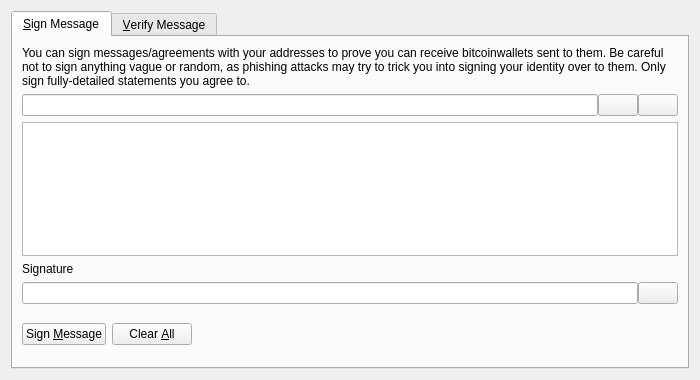
<?xml version="1.0" encoding="UTF-8"?>
<ui version="4.0">
 <class>SignVerifyMessageDialog</class>
 <widget class="QDialog" name="SignVerifyMessageDialog">
  <property name="geometry">
   <rect>
    <x>0</x>
    <y>0</y>
    <width>700</width>
    <height>380</height>
   </rect>
  </property>
  <property name="windowTitle">
   <string>Signatures - Sign / Verify a Message</string>
  </property>
  <property name="modal">
   <bool>true</bool>
  </property>
  <layout class="QVBoxLayout" name="verticalLayout">
   <item>
    <widget class="QTabWidget" name="tabWidget">
     <property name="currentIndex">
      <number>0</number>
     </property>
     <widget class="QWidget" name="tabSignMessage">
      <attribute name="title">
       <string>&amp;Sign Message</string>
      </attribute>
      <layout class="QVBoxLayout" name="verticalLayout_SM">
       <item>
        <widget class="QLabel" name="infoLabel_SM">
         <property name="text">
          <string>You can sign messages/agreements with your addresses to prove you can receive bitcoinwallets sent to them. Be careful not to sign anything vague or random, as phishing attacks may try to trick you into signing your identity over to them. Only sign fully-detailed statements you agree to.</string>
         </property>
         <property name="textFormat">
          <enum>Qt::PlainText</enum>
         </property>
         <property name="wordWrap">
          <bool>true</bool>
         </property>
        </widget>
       </item>
       <item>
        <layout class="QHBoxLayout" name="horizontalLayout_1_SM">
         <property name="spacing">
          <number>0</number>
         </property>
         <item>
          <widget class="QValidatedLineEdit" name="addressIn_SM">
           <property name="toolTip">
            <string>The Bitcoinwallet address to sign the message with</string>
           </property>
          </widget>
         </item>
         <item>
          <widget class="QPushButton" name="addressBookButton_SM">
           <property name="toolTip">
            <string>Choose previously used address</string>
           </property>
           <property name="text">
            <string/>
           </property>
           <property name="icon">
            <iconset resource="../bitcoin.qrc">
             <normaloff>:/icons/address-book</normaloff>:/icons/address-book</iconset>
           </property>
           <property name="shortcut">
            <string>Alt+A</string>
           </property>
           <property name="autoDefault">
            <bool>false</bool>
           </property>
          </widget>
         </item>
         <item>
          <widget class="QPushButton" name="pasteButton_SM">
           <property name="toolTip">
            <string>Paste address from clipboard</string>
           </property>
           <property name="text">
            <string/>
           </property>
           <property name="icon">
            <iconset resource="../bitcoin.qrc">
             <normaloff>:/icons/editpaste</normaloff>:/icons/editpaste</iconset>
           </property>
           <property name="shortcut">
            <string>Alt+P</string>
           </property>
           <property name="autoDefault">
            <bool>false</bool>
           </property>
          </widget>
         </item>
        </layout>
       </item>
       <item>
        <widget class="QPlainTextEdit" name="messageIn_SM">
         <property name="toolTip">
          <string>Enter the message you want to sign here</string>
         </property>
        </widget>
       </item>
       <item>
        <widget class="QLabel" name="signatureLabel_SM">
         <property name="text">
          <string>Signature</string>
         </property>
         <property name="textFormat">
          <enum>Qt::PlainText</enum>
         </property>
        </widget>
       </item>
       <item>
        <layout class="QHBoxLayout" name="horizontalLayout_2_SM">
         <property name="spacing">
          <number>0</number>
         </property>
         <item>
          <widget class="QLineEdit" name="signatureOut_SM">
           <property name="font">
            <font>
             <italic>true</italic>
            </font>
           </property>
           <property name="readOnly">
            <bool>true</bool>
           </property>
          </widget>
         </item>
         <item>
          <widget class="QPushButton" name="copySignatureButton_SM">
           <property name="toolTip">
            <string>Copy the current signature to the system clipboard</string>
           </property>
           <property name="text">
            <string/>
           </property>
           <property name="icon">
            <iconset resource="../bitcoin.qrc">
             <normaloff>:/icons/editcopy</normaloff>:/icons/editcopy</iconset>
           </property>
           <property name="autoDefault">
            <bool>false</bool>
           </property>
          </widget>
         </item>
        </layout>
       </item>
       <item>
        <layout class="QHBoxLayout" name="horizontalLayout_3_SM">
         <item>
          <widget class="QPushButton" name="signMessageButton_SM">
           <property name="toolTip">
            <string>Sign the message to prove you own this Bitcoinwallet address</string>
           </property>
           <property name="text">
            <string>Sign &amp;Message</string>
           </property>
           <property name="icon">
            <iconset resource="../bitcoin.qrc">
             <normaloff>:/icons/edit</normaloff>:/icons/edit</iconset>
           </property>
           <property name="autoDefault">
            <bool>false</bool>
           </property>
          </widget>
         </item>
         <item>
          <widget class="QPushButton" name="clearButton_SM">
           <property name="toolTip">
            <string>Reset all sign message fields</string>
           </property>
           <property name="text">
            <string>Clear &amp;All</string>
           </property>
           <property name="icon">
            <iconset resource="../bitcoin.qrc">
             <normaloff>:/icons/remove</normaloff>:/icons/remove</iconset>
           </property>
           <property name="autoDefault">
            <bool>false</bool>
           </property>
          </widget>
         </item>
         <item>
          <spacer name="horizontalSpacer_1_SM">
           <property name="orientation">
            <enum>Qt::Horizontal</enum>
           </property>
           <property name="sizeHint" stdset="0">
            <size>
             <width>40</width>
             <height>48</height>
            </size>
           </property>
          </spacer>
         </item>
         <item>
          <widget class="QLabel" name="statusLabel_SM">
           <property name="font">
            <font>
             <weight>75</weight>
             <bold>true</bold>
            </font>
           </property>
           <property name="text">
            <string/>
           </property>
           <property name="wordWrap">
            <bool>true</bool>
           </property>
          </widget>
         </item>
         <item>
          <spacer name="horizontalSpacer_2_SM">
           <property name="orientation">
            <enum>Qt::Horizontal</enum>
           </property>
           <property name="sizeHint" stdset="0">
            <size>
             <width>40</width>
             <height>48</height>
            </size>
           </property>
          </spacer>
         </item>
        </layout>
       </item>
      </layout>
     </widget>
     <widget class="QWidget" name="tabVerifyMessage">
      <attribute name="title">
       <string>&amp;Verify Message</string>
      </attribute>
      <layout class="QVBoxLayout" name="verticalLayout_VM">
       <item>
        <widget class="QLabel" name="infoLabel_VM">
         <property name="text">
          <string>Enter the receiver's address, message (ensure you copy line breaks, spaces, tabs, etc. exactly) and signature below to verify the message. Be careful not to read more into the signature than what is in the signed message itself, to avoid being tricked by a man-in-the-middle attack. Note that this only proves the signing party receives with the address, it cannot prove sendership of any transaction!</string>
         </property>
         <property name="textFormat">
          <enum>Qt::PlainText</enum>
         </property>
         <property name="alignment">
          <set>Qt::AlignLeading|Qt::AlignLeft|Qt::AlignTop</set>
         </property>
         <property name="wordWrap">
          <bool>true</bool>
         </property>
        </widget>
       </item>
       <item>
        <layout class="QHBoxLayout" name="horizontalLayout_1_VM">
         <property name="spacing">
          <number>0</number>
         </property>
         <item>
          <widget class="QValidatedLineEdit" name="addressIn_VM">
           <property name="toolTip">
            <string>The Bitcoinwallet address the message was signed with</string>
           </property>
          </widget>
         </item>
         <item>
          <widget class="QPushButton" name="addressBookButton_VM">
           <property name="toolTip">
            <string>Choose previously used address</string>
           </property>
           <property name="text">
            <string/>
           </property>
           <property name="icon">
            <iconset resource="../bitcoin.qrc">
             <normaloff>:/icons/address-book</normaloff>:/icons/address-book</iconset>
           </property>
           <property name="shortcut">
            <string>Alt+A</string>
           </property>
           <property name="autoDefault">
            <bool>false</bool>
           </property>
          </widget>
         </item>
        </layout>
       </item>
       <item>
        <widget class="QPlainTextEdit" name="messageIn_VM"/>
       </item>
       <item>
        <widget class="QValidatedLineEdit" name="signatureIn_VM"/>
       </item>
       <item>
        <layout class="QHBoxLayout" name="horizontalLayout_2_VM">
         <item>
          <widget class="QPushButton" name="verifyMessageButton_VM">
           <property name="toolTip">
            <string>Verify the message to ensure it was signed with the specified Bitcoinwallet address</string>
           </property>
           <property name="text">
            <string>Verify &amp;Message</string>
           </property>
           <property name="icon">
            <iconset resource="../bitcoin.qrc">
             <normaloff>:/icons/transaction_0</normaloff>:/icons/transaction_0</iconset>
           </property>
           <property name="autoDefault">
            <bool>false</bool>
           </property>
          </widget>
         </item>
         <item>
          <widget class="QPushButton" name="clearButton_VM">
           <property name="toolTip">
            <string>Reset all verify message fields</string>
           </property>
           <property name="text">
            <string>Clear &amp;All</string>
           </property>
           <property name="icon">
            <iconset resource="../bitcoin.qrc">
             <normaloff>:/icons/remove</normaloff>:/icons/remove</iconset>
           </property>
           <property name="autoDefault">
            <bool>false</bool>
           </property>
          </widget>
         </item>
         <item>
          <spacer name="horizontalSpacer_1_VM">
           <property name="orientation">
            <enum>Qt::Horizontal</enum>
           </property>
           <property name="sizeHint" stdset="0">
            <size>
             <width>40</width>
             <height>48</height>
            </size>
           </property>
          </spacer>
         </item>
         <item>
          <widget class="QLabel" name="statusLabel_VM">
           <property name="font">
            <font>
             <weight>75</weight>
             <bold>true</bold>
            </font>
           </property>
           <property name="text">
            <string/>
           </property>
           <property name="wordWrap">
            <bool>true</bool>
           </property>
          </widget>
         </item>
         <item>
          <spacer name="horizontalSpacer_2_VM">
           <property name="orientation">
            <enum>Qt::Horizontal</enum>
           </property>
           <property name="sizeHint" stdset="0">
            <size>
             <width>40</width>
             <height>48</height>
            </size>
           </property>
          </spacer>
         </item>
        </layout>
       </item>
      </layout>
     </widget>
    </widget>
   </item>
  </layout>
 </widget>
 <customwidgets>
  <customwidget>
   <class>QValidatedLineEdit</class>
   <extends>QLineEdit</extends>
   <header>qt/qvalidatedlineedit.h</header>
  </customwidget>
 </customwidgets>
 <resources>
  <include location="../bitcoin.qrc"/>
 </resources>
 <connections/>
</ui>
